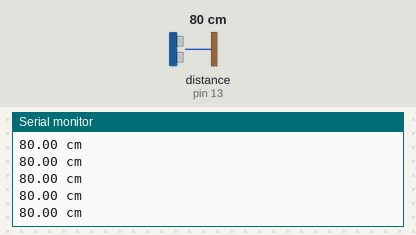
A sketch run on a simulated Arduino Uno, built with avr-gcc and run on an emulated ATmega328P. On the bench: the last lines printed to the serial monitor. Inputs (shaded band) come from the test bench; at power-on: distance to the obstacle (sensor on pin 13) 80 cm. The echo pulse lasts 58.3 µs per cm.

Above: at 1.2 s.
1.3 s: distance to the obstacle (sensor on pin 13) set to 18 cm
At 1.53 s:
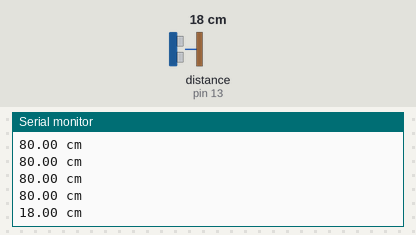
4.3 s: distance to the obstacle (sensor on pin 13) set to 120 cm
At 4.43 s:
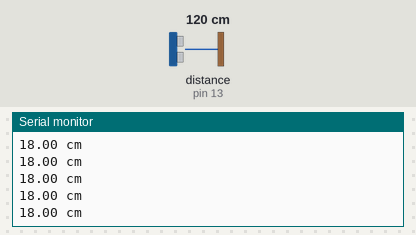
Timing chart, 0 to 7.3 s (numbered marks = the images above; inputs shaded):
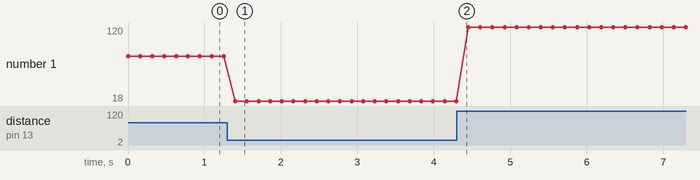

Measured:
- after the input at 1.3 s, the serial monitor: prints a new line after 0.10 s (image 1)
- plotted number 1: 80 → 18 after the input at 1.3 s, 18 → 120 after the input at 4.3 s

The sketch:

echo_location.ino
```cpp
// (licence header left out)
// This sketch uses the 3 Pin Mode with the HC-SR04 sensor

// If you want to use the Ping))) sensor in the 3 Pin Mode instead of the HC-SR04 sensor you will have to modify the attach() function

#include <EasyUltrasonic.h>

// If you want to use your HC-SR04/Ping))) ultrasonic sensor in the 3 Pin Mode, then the TRIGPIN value will need to be the same as the ECHOPIN value (The digital pin that is connected to your ultrasonic sensor):
#define TRIGPIN 12 // Digital pin connected to the trig pin of the ultrasonic sensor
#define ECHOPIN 13 // Digital pin connected to the echo pin of the ultrasonic sensor

EasyUltrasonic ultrasonic; // Create the ultrasonic object

void setup() {
  Serial.begin(9600); // Open the serial port

  ultrasonic.attach(TRIGPIN, ECHOPIN); // Attaches the ultrasonic sensor on the specified pins on the ultrasonic object
  // ultrasonic.attach(TRIGPIN, ECHOPIN, 3, 300); // Uncomment this line and comment the above line if you are using the Ping))) ultrasonic sensor
}

void loop() {
  float distanceCM = ultrasonic.getDistanceCM(); // Read the distance in centimeters

  // float distanceIN = ultrasonic.getDistanceIN(); // Uncomment if you want to get the distance in inches

  // Print the distance value in Serial Monitor
  Serial.print(distanceCM);
  Serial.println(" cm");

  delay(150);
}
// Sketch uses 4028 bytes (12%) of program storage space. Maximum is 32256 bytes.
// Global variables use 234 bytes (11%) of dynamic memory, leaving 1814 bytes for local variables. Maximum is 2048 bytes.
```
